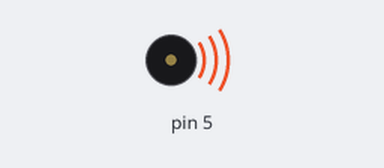
Simulated run of this sketch. Board: Arduino Uno, built with avr-gcc and run on an emulated ATmega328P. Parts: buzzer (waves = sounding).

Above: at 0.1 s.
Timing chart, 0 to 1.6 s (numbered marks = the images above):
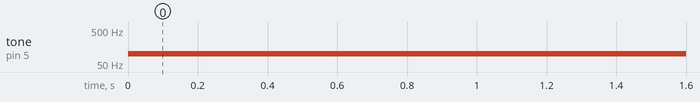

The sketch:

tone_02.ino
```cpp
void setup()
{

}

void loop()
{
  tone(5, 100);
}
```

Measured:
- by itself, tone on pin 5: silent → 100 Hz at 0.00 s
